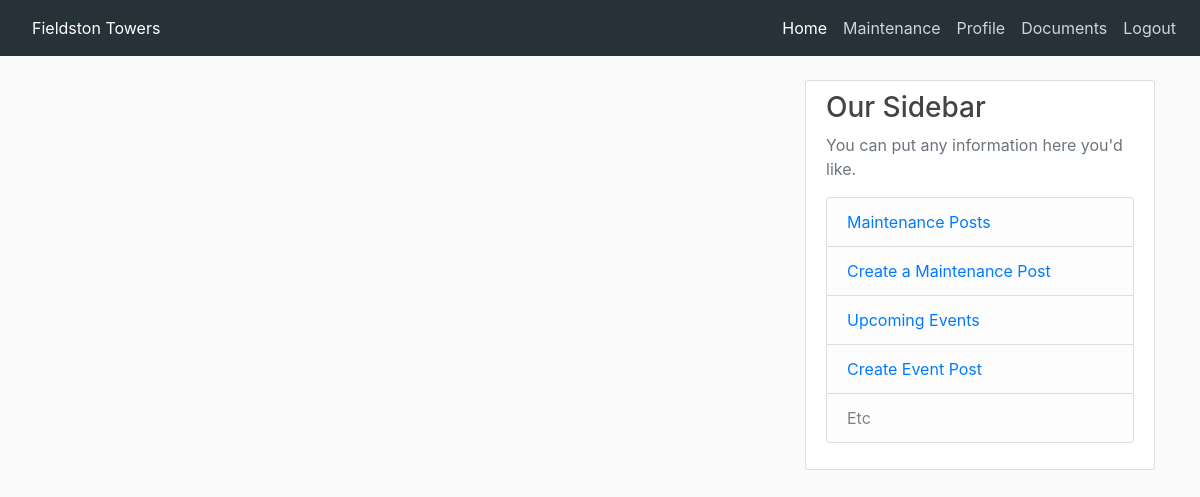
Before: /maintenance (signed in) with the older database file.
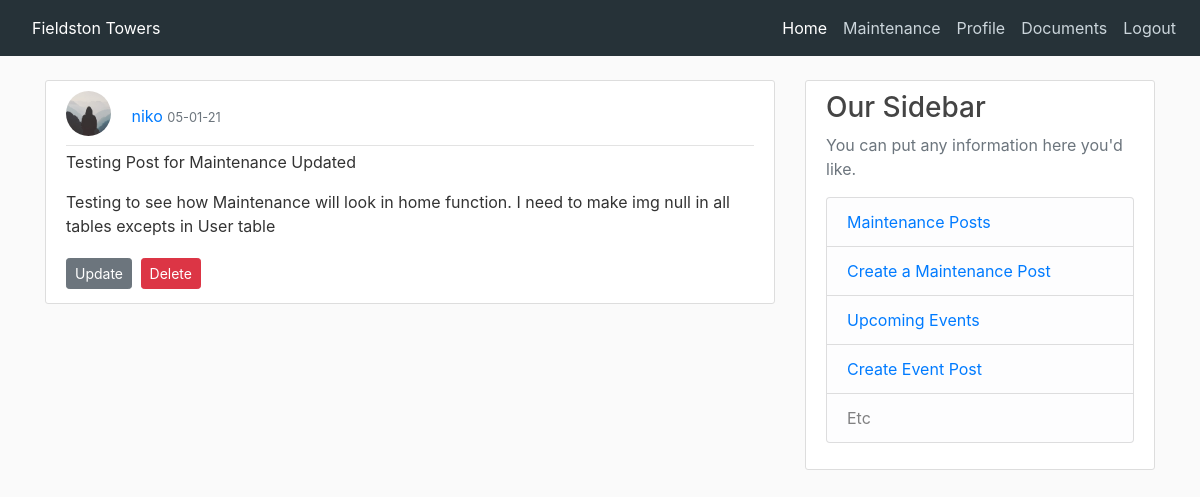
After: the same page with the newer database file.
### app/models.py (models this page shows, shortened)
class Maintenance(db.Model):
    id = db.Column(db.Integer, primary_key=True)
    maintenance_img = db.Column(db.String(20), nullable=False, default='default.jpg')
    title = db.Column(db.String(120))
    body = db.Column(db.String)
    start = db.Column(db.Time)
    end = db.Column(db.Time)
    date = db.Column(db.DateTime)
    timestamp = db.Column(db.DateTime, default=datetime.utcnow())
    user_id = db.Column(db.Integer, db.ForeignKey('user.id'))

class User(UserMixin, db.Model):
    id = db.Column(db.Integer, primary_key=True)
    username = db.Column(db.String(20), unique=True, nullable=False)
    first_name = db.Column(db.String(60), nullable=False)
    last_name = db.Column(db.String(60), nullable=False)
    phone_number = db.Column(db.String(), nullable=False)
    email = db.Column(db.String(120), unique=True, nullable=False)
    profile_img = db.Column(db.String(20), nullable=False, default='default.jpg')
    password_hash = db.Column(db.String(128), nullable=False)
    email_notification = db.Column(db.Boolean, default=False)
    test_notification = db.Column(db.Boolean, default=False)
    posts = db.relationship('CommunityBoard', backref='author', lazy=True)
    maintenances = db.relationship('Maintenance', backref='author', lazy=True)
    events = db.relationship('Event', backref='author', lazy=True)
    admin = db.Column(db.Boolean, default=False)

### app/routes.py (the view)
@app.route('/maintenance', methods=['GET', 'POST'])
@login_required
def maintenance():
    maintenance_post = Maintenance.query.order_by(Maintenance.date.desc())
    return render_template('maintenance.html', maintenance_post=maintenance_post)

### app/models.py (called while the page is built)
@login.user_loader
def load_user(id):
    return User.query.get(int(id))

### app/templates/maintenance.html (shortened to what this page needs)
{% extends "base_login.html" %}
{% block content %}
{% for post in maintenance_post %}
<article class="media content-section">
    <div class="media-body">
        <div class="article-metadata">
            <img class="rounded-circle article-img"
                 src="{{ url_for('static', filename='profile_pics/default.jpg')}}">
            <a href="#">{{ post.author.username }}</a>
            <small class="text-muted">{{ post.timestamp.strftime('%m-%d-%y') }}</small>
        </div>
        <p class="article-content">{{ post.title}}</p>
        <p class="article-content">{{ post.body }}</p>
        {% if post.author == current_user %}
        <div>
            <a class="btn btn-secondary btn-sm mt-1 mb-1" href="{{ url_for('maintenance_update', post_id=post.id) }}">Update</a>
            <button type="button" class="btn btn-danger btn-sm m-1" data-toggle="modal"
                    data-target="#deleteModalMaintenance">
                Delete
            </button>
        </div>
        {% endif %}
    </div>
</article>
{% endfor %}
{% endblock %}

### app/templates/base_login.html (shortened to what this page needs)
<!DOCTYPE html>
<html>
<head>
    <link rel="stylesheet" href="https://maxcdn.bootstrapcdn.com/bootstrap/4.0.0/css/bootstrap.min.css"
>
    <link rel="stylesheet" type="text/css" href="{{ url_for('static', filename='css/base_login.css') }}">
</head>
<body>
<header class="site-header">
    {% block navbar %}
    <nav class="navbar navbar-dark fixed-top navbar-expand-sm">
        {% if current_user.is_authenticated %}
        <a class="nav-link" href="{{ url_for('home') }}">Fieldston Towers</a>
        {% else %}
        <a class="nav-link" href="{{ url_for('index') }}">Fieldston Towers</a>
        {% endif %}
        <div class="collapse navbar-collapse justify-content-end" id="navbarNav">
            <ul class="nav navbar-nav">
                <li class="nav-item active">
                    {% if current_user.is_authenticated %}
                    <a class="nav-link" href="{{ url_for('home') }}">Home</a>
                    {% else %}
                    <a class="nav-link" href="{{ url_for('index') }}">Home</a>
                    {% endif %}
                </li>
                <li class="nav-item">
                    {% if current_user.is_authenticated %}
                    <a class="nav-link" href="{{ url_for('maintenance') }}">Maintenance</a>
                    {% else %}
                    <a class="nav-link"
                       href="https://www.apartments.com/fieldston-terrace-bronx-ny/mknebwh/">Availability</a>
                    {% endif %}
                </li>
                <li class="nav-item">
                    {% if current_user.is_authenticated %}
                    <a class="nav-link" href="{{ url_for('user', username=current_user.username) }}">Profile</a>
                    {% else %}
                    <a class="nav-link" href="{{ url_for('amenities') }}">Amenities</a>
                    {% endif %}
                </li>
                <li class="nav-item">
                    <a class="nav-link" href="{{ url_for('documents') }}">Documents</a>
                </li>
                <li class="nav-item">
                    {% if current_user.is_anonymous %}
                    <a class="nav-link" href="{{ url_for('login') }}"><span class="fas fa-sign-in-alt"></span> Residents</a>
                    {% else %}
                    <a class="nav-link" href="{{ url_for('logout') }}">
                        Logout</a>
                    {% endif %}
                </li>
            </ul>
        </div>
    </nav>
    {% endblock %}
</header>
<main role="main" class="container">
    <div class="row">
        <div class="col-md-8">
            {% block content %}{% endblock %}
        </div>
        <div class="col-md-4">
            <div class="content-section">
                <h3>Our Sidebar</h3>
                <p class='text-muted'>You can put any information here you'd like.
                <ul class="list-group">
                    <li class="list-group-item list-group-item-light"> <a href="{{url_for('maintenance')}}">Maintenance Posts</a></li>
                    <li class="list-group-item list-group-item-light" > <a href="{{url_for('maintenance_form')}}">Create a Maintenance Post</a></li>
                    <li class="list-group-item list-group-item-light"><a href="{{url_for('events')}}">Upcoming Events</a></li>
                    <li class="list-group-item list-group-item-light"><a href="{{url_for('event_form')}}">Create Event Post</a></li>
                    <li class="list-group-item list-group-item-light">Etc</li>
                </ul>
                </p>
            </div>
        </div>
    </div>
</main>
</body>
</html>

### app/static/css/base_login.css (style rules this page uses)
body { background: #fafafa; color: #333333; margin-top: 5rem; }
h1, h2, h3, h4, h5, h6 { color: #444444; }
.site-header .navbar-nav .nav-link { color: #cbd5db; }
.content-section { background: #ffffff; padding: 10px 20px; border: 1px solid #dddddd; border-radius: 3px; margin-bottom: 20px; }
.article-content { white-space: pre-line; }
.article-img { height: 45px; width: 45px; margin-right: 16px; margin-bottom: 8px; }
.article-metadata { padding-bottom: 1px; margin-bottom: 4px; border-bottom: 1px solid #e3e3e3 }
nav { background-color: #263238; }
.nav-link { color: white; }

Changed rows visible on the page:
added Maintenance: author.username "niko", timestamp "05-01-21", title "Testing Post for Maintenance Updated", body "Testing to see how Maintenance will look in home function. I need to make img null in all tables excepts in User table"
